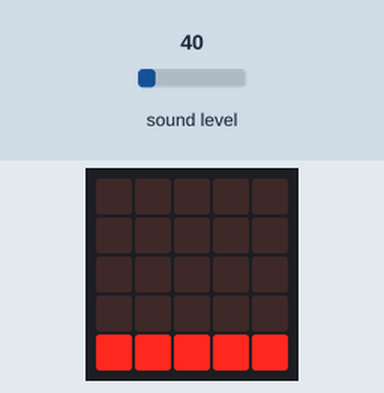
Bench run of a program on a simulated BBC micro:bit (MakeCode). Shown: the board's 5×5 LED display. Inputs (shaded band) come from the test bench; at power-on: sound level 40.

Above: at 1.2 s.
1.3 s: sound level set to 66
At 2.4 s:
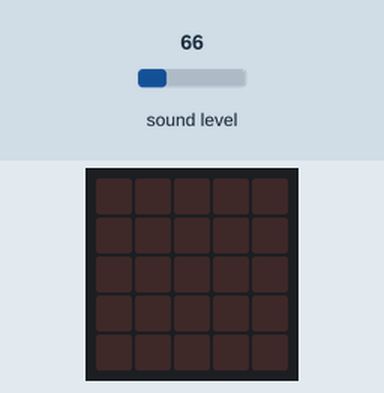
3.1 s: sound level set to 73
At 3.57 s:
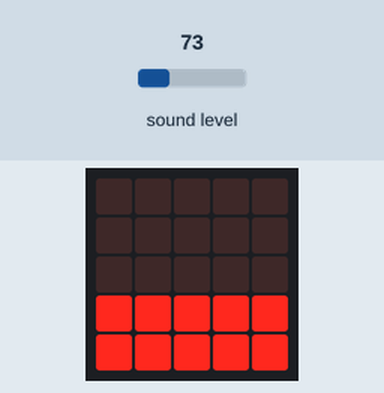
6.1 s: sound level set to 128
At 6.86 s:
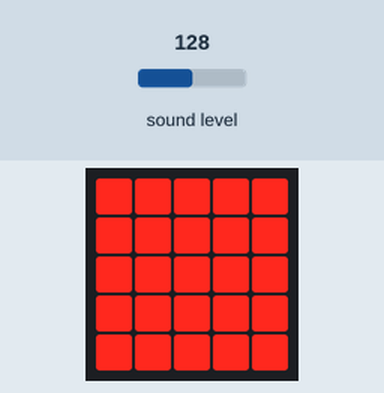
9.1 s: sound level set to 87
At 9.33 s:
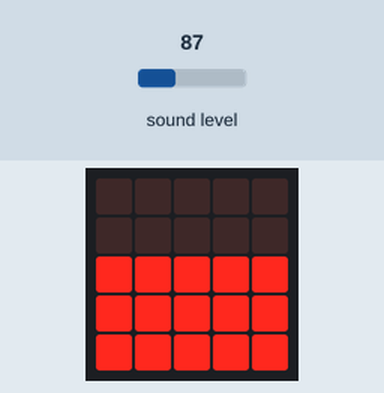
12.1 s: sound level set to 76
At 12.62 s:
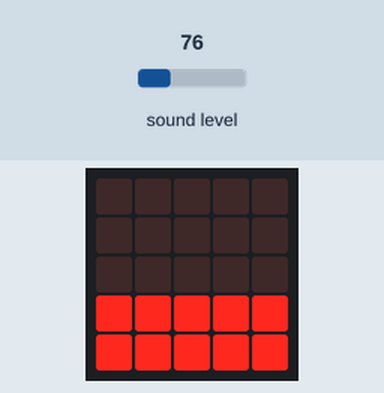
15.1 s: sound level set to 5
At 16.5 s:
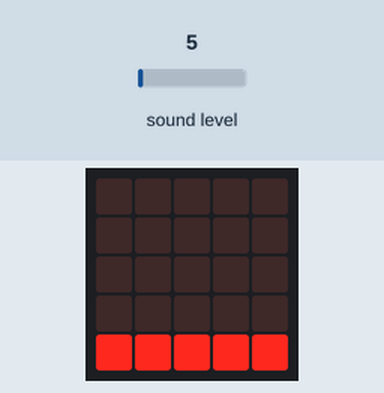
Timing chart, 0 to 17.7 s (numbered marks = the images above; inputs shaded):
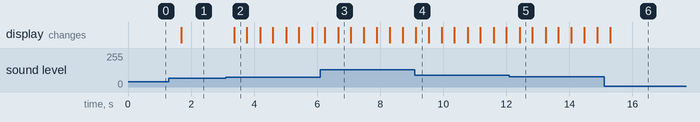

Measured:
- the behaviour switches between 70 and 71 on sound level (found by bisection; images 1 and 2)
- the behaviour switches between 81 and 80 on sound level (found by bisection; images 4 and 5)
- after the input at 1.3 s, the display: changes after 0.39 s (image 1)
- after the input at 3.1 s, the display: changes after 0.27 s (image 2)
- after the input at 6.1 s, the display: first differs from a run without the input after 0.56 s (image 3)
- after the input at 9.1 s, the display: changes at once (image 4)
- after the input at 12.1 s, the display: changes after 0.32 s (image 5)
- after the input at 15.1 s, the display: changes after 0.19 s (image 6)

The program:

main.ts
```typescript
basic.forever(function () {
    if (input.soundLevel() > 110) {
        basic.showLeds(`
            # # # # #
            # # # # #
            # # # # #
            # # # # #
            # # # # #
            `)
    } else if (input.soundLevel() > 100) {
        basic.showLeds(`
            . . . . .
            # # # # #
            # # # # #
            # # # # #
            # # # # #
            `)
    } else if (input.soundLevel() > 90) {
        basic.showLeds(`
            . . . . .
            . . . . .
            # # # # #
            # # # # #
            # # # # #
            `)
    } else if (input.soundLevel() > 80) {
        basic.showLeds(`
            . . . . .
            . . . . .
            # # # # #
            # # # # #
            # # # # #
            `)
    } else if (input.soundLevel() > 70) {
        basic.showLeds(`
            . . . . .
            . . . . .
            . . . . .
            # # # # #
            # # # # #
            `)
    }
    if (input.soundLevel() <= 60) {
        basic.showLeds(`
            . . . . .
            . . . . .
            . . . . .
            . . . . .
            # # # # #
            `)
    } else if (input.soundLevel() > 50) {
        basic.showLeds(`
            . . . . .
            . . . . .
            . . . . .
            . . . . .
            . . . . .
            `)
    }
})
```

test.ts
```typescript
// aquí va el archivo "tests"; esto no se compilará cuando este paquete se utilice como una extensión.
```
